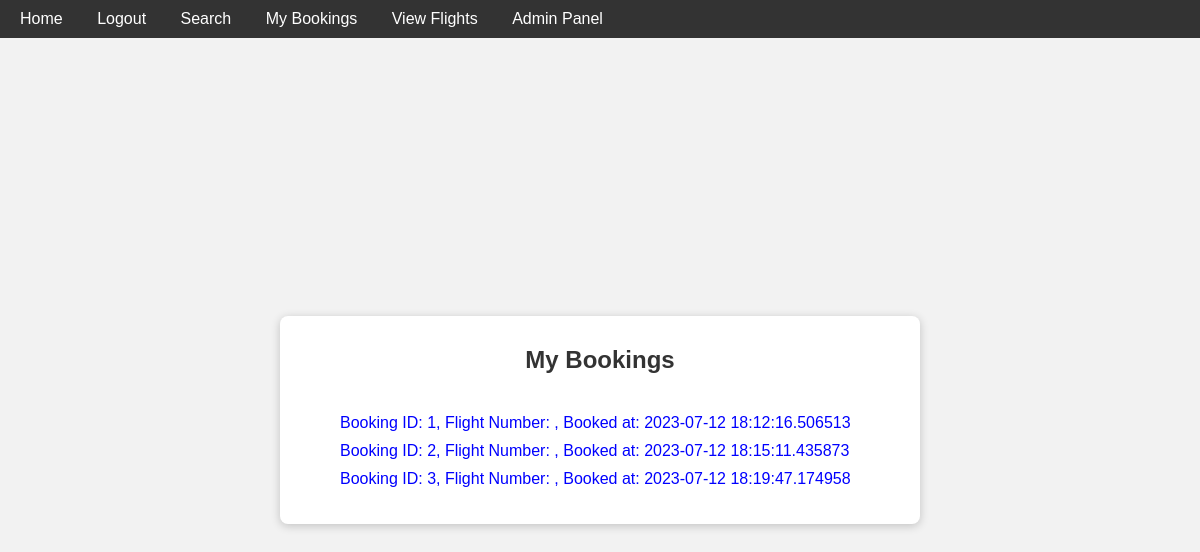
The app's page /my-bookings (signed in) with its own data.
### main.py (models this page shows)
class Booking(db.Model):
    id = db.Column(db.Integer, primary_key=True)
    user_id = db.Column(db.Integer, db.ForeignKey('user.id'), nullable=False)
    flight_id = db.Column(db.Integer, db.ForeignKey('flight.id'), nullable=False)
    booked_at = db.Column(db.DateTime, nullable=False)

### main.py (the view)
@app.route('/my-bookings')
@login_required
def my_bookings():
    bookings = Booking.query.filter_by(user_id=current_user.id).all()
    return render_template('my_bookings.html', bookings=bookings)

### main.py (called while the page is built)
@login_manager.user_loader
def load_user(user_id):
    return User.query.get(int(user_id))

### templates/my_bookings.html (shortened to what this page needs)
{% extends 'layout.html' %}
{% block content %}
<div class="container">
    <h1>My Bookings</h1>
    <ul>
        {% for booking in bookings %}
            <li>
                Booking ID: {{ booking.id }},
                Flight Number: {{ booking.flight_number }},
                Booked at: {{ booking.booked_at }}
            </li>
        {% endfor %}
    </ul>
</div>
{% endblock %}

### templates/layout.html (style rules this page uses)
body { margin: 0; padding: 0; }

### templates/my_bookings.html (style rules this page uses)
body { background-color: #f2f2f2; color: blue; font-family: Arial, sans-serif; margin: 0; padding: 0; display: flex; justify-content: center; align-items: center; height: 100vh; }
.container { width: 600px; background-color: #fff; padding: 20px; border-radius: 8px; box-shadow: 0px 2px 10px rgba(0, 0, 0, 0.2); text-align: center; }
h1 { font-size: 24px; color: #333; margin-top: 10px; margin-bottom: 40px; }
ul { list-style-type: none; padding: 10; margin: 10; text-align: left; }
li { margin-bottom: 10px; }

### records on screen
Booking: id "1", booked_at "2023-07-12 18:12:16.506513"
Booking: id "2", booked_at "2023-07-12 18:15:11.435873"
Booking: id "3", booked_at "2023-07-12 18:19:47.174958"
